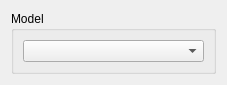
<?xml version="1.0" encoding="UTF-8"?>
<ui version="4.0">
 <class>ModelGetter</class>
 <widget class="QWidget" name="ModelGetter">
  <property name="geometry">
   <rect>
    <x>0</x>
    <y>0</y>
    <width>227</width>
    <height>81</height>
   </rect>
  </property>
  <property name="windowTitle">
   <string>Form</string>
  </property>
  <layout class="QHBoxLayout" name="horizontalLayout">
   <item>
    <widget class="QGroupBox" name="groupBox">
     <property name="title">
      <string>Model</string>
     </property>
     <layout class="QVBoxLayout" name="verticalLayout">
      <item>
       <widget class="QComboBox" name="comboBox"/>
      </item>
     </layout>
    </widget>
   </item>
  </layout>
 </widget>
 <resources/>
 <connections/>
</ui>
